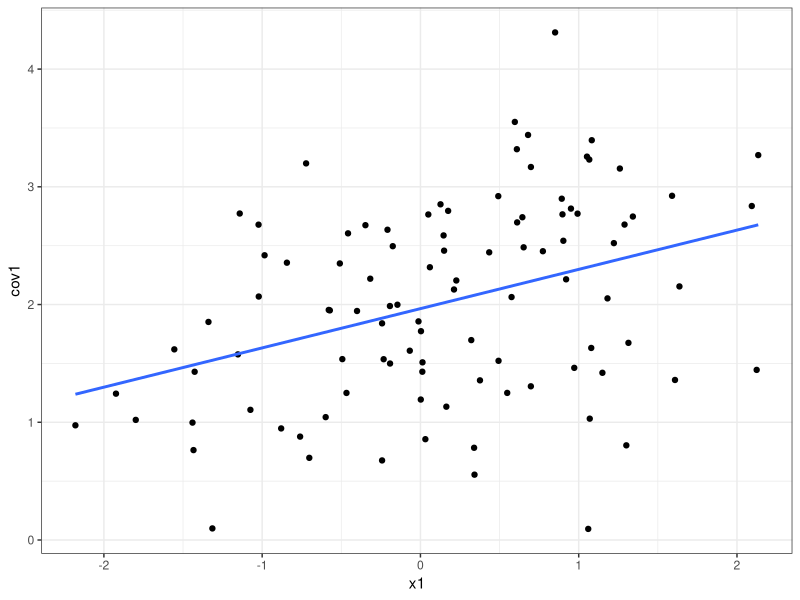
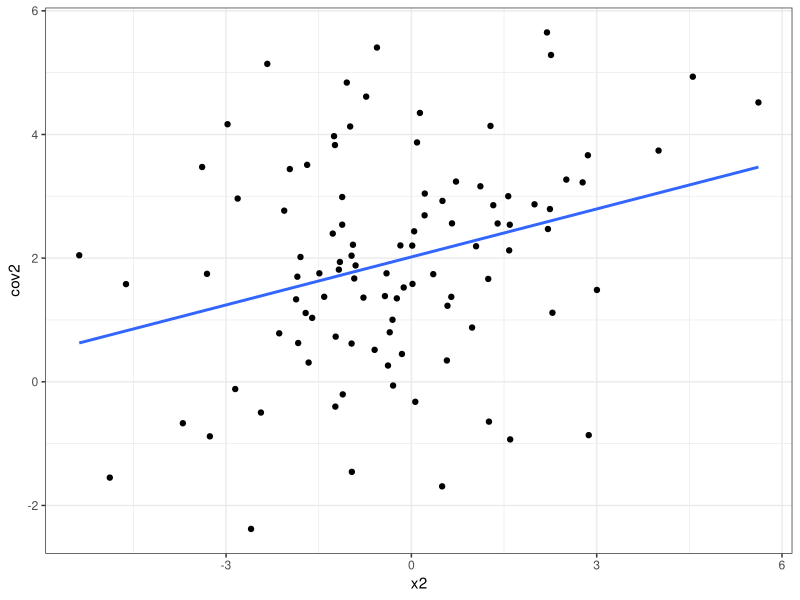
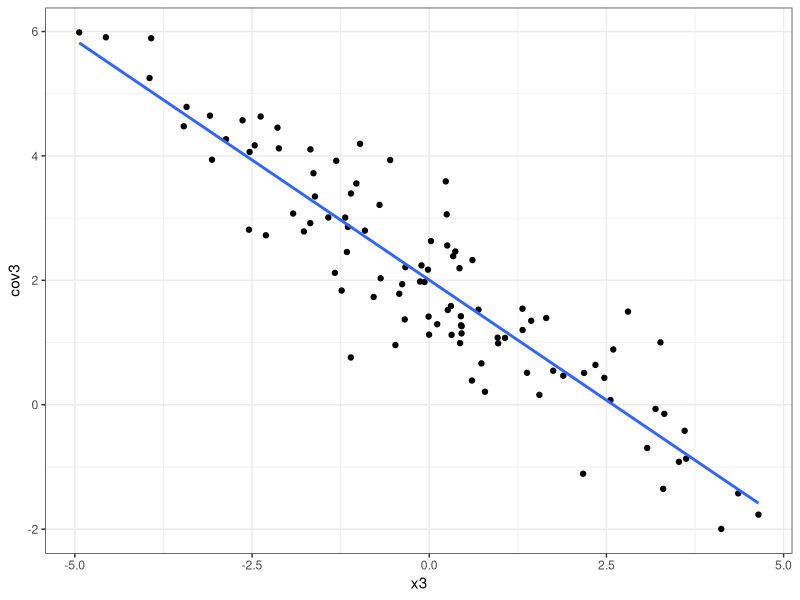
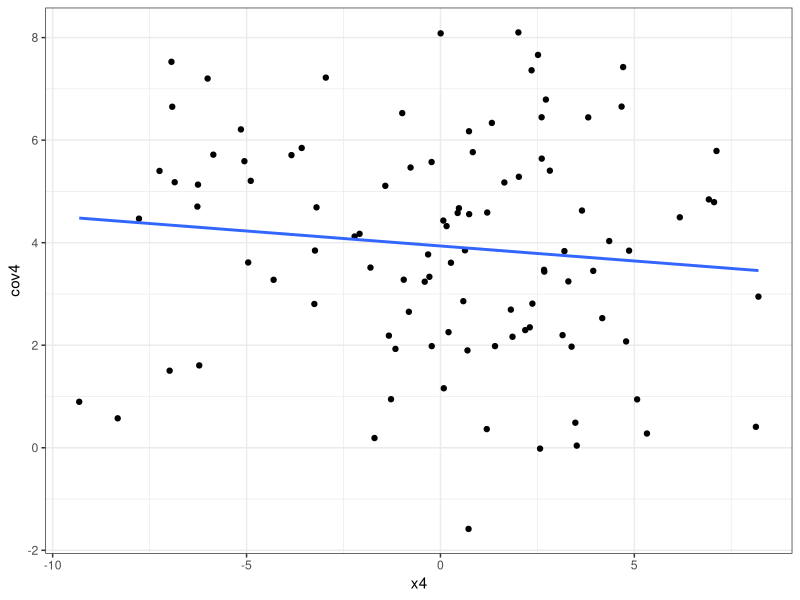

The R source for these figures, in order:
library(tidyverse)
theme_set(theme_bw())

n <- 100

set.seed(404)
tibble(
  x1 = rnorm(n, sd = 1),
  cov1 = 0.4 * x1 + rnorm(n, mean = 2, sd = 1 - 0.4^2),
  x2 = rnorm(n, sd = 2),
  cov2 = 0.4 * x2 + rnorm(n, mean = 2, sd = 2 - 2 * 0.4^2),
  x3 = rnorm(n, sd = 2),
  cov3 = -0.8 * x3 + rnorm(n, mean = 2, sd = 2 - 2 * 0.8^2),
  x4 = rnorm(n, sd = 4),
  cov4 = -0.8 * x3 + rnorm(n, mean = 4, sd = 4 - 4 * 0.8^2)
) -> ds


ds %>% 
  ggplot(aes(x1, cov1)) +
  geom_point() +
  geom_smooth(method = "lm", se = FALSE)

ds %>% 
  ggplot(aes(x2, cov2)) +
  geom_point() +
  geom_smooth(method = "lm", se = FALSE)

ds %>% 
  ggplot(aes(x3, cov3)) +
  geom_point() +
  geom_smooth(method = "lm", se = FALSE)

ds %>% 
  ggplot(aes(x4, cov4)) +
  geom_point() +
  geom_smooth(method = "lm", se = FALSE)
